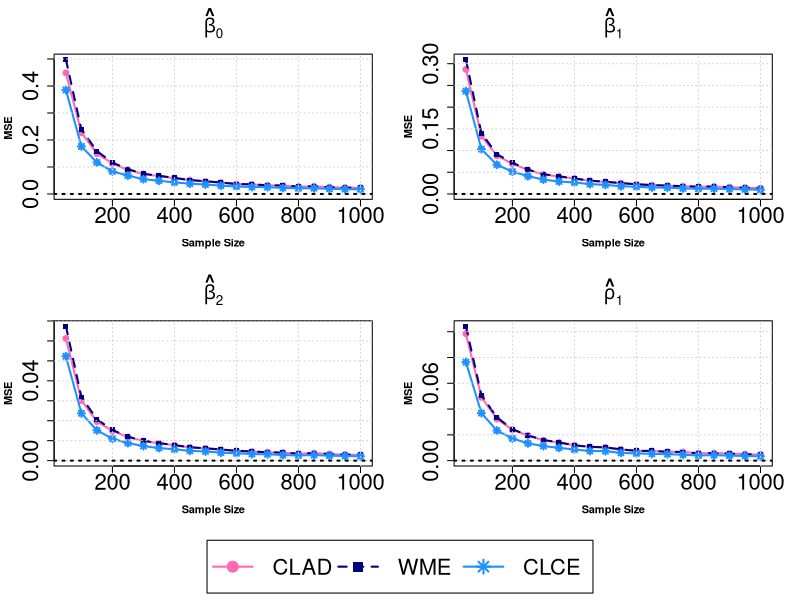
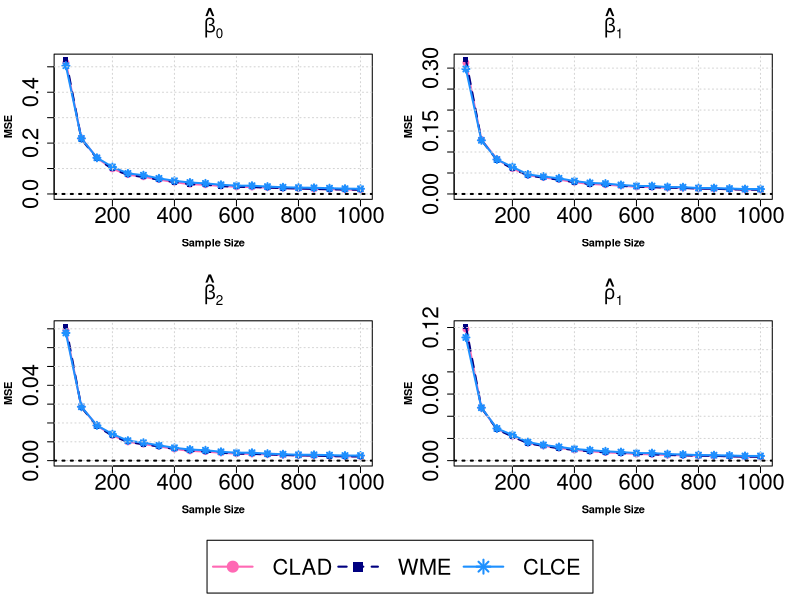
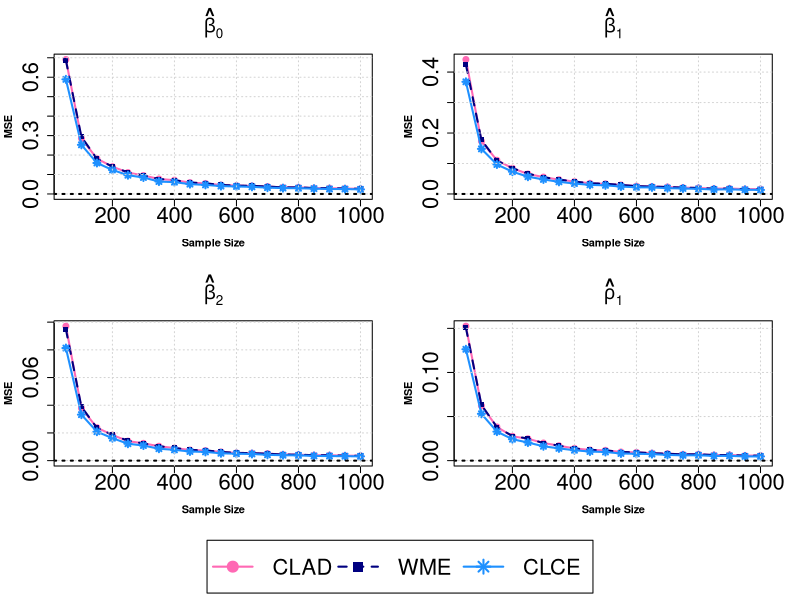
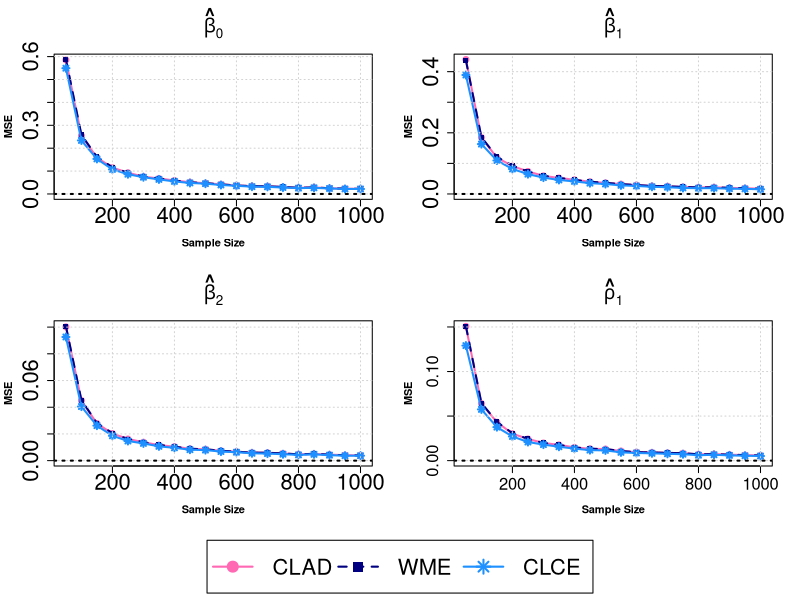

Generate these figures, in order, with R:
##### Plot for paper-1 for MSE in case of N(0,1)
####parameter for beta{1}
s_size<-seq(50,1000,50)

MSE_CL1N<-c(0.4485 ,  0.2270  , 0.1497  , 0.1125  , 0.0895 ,  0.0737, 0.0664 ,  0.0583  , 0.0510  ,  0.0461  ,  
            0.0421  ,  0.0366,  0.0354  ,  0.0318  ,  0.0308  ,  0.0270  ,  0.0286  ,  0.0250,  0.0233 ,  0.0229)

MSE_WM1N<-c(0.4981 ,  0.2386 ,  0.1587  , 0.1163  , 0.0918  , 0.0747,  0.0675 ,  0.0595 ,  0.0517  ,  0.0471  ,  
            0.0425  ,  0.0369,  0.0356  ,  0.0323  ,  0.0312  ,  0.0272  ,  0.0288  ,  0.0251, 0.0233 , 0.0231)

MSE_LC1N<-c(0.3854 ,  0.1761 ,  0.1168 ,  0.0835 ,  0.0681 ,  0.0546 , 0.0490 ,  0.0427 ,  0.0383  ,  0.0350 , 
            0.0307  ,  0.0279 ,  0.0258 ,  0.0253  ,  0.0223  ,  0.0211  ,  0.0211  ,  0.0193,  0.0178 ,0.0174)

####parameter for beta{2}


MSE_CL2N<-c( 0.2869,   0.1334  , 0.0879  , 0.0697 ,  0.0553  , 0.0451, 0.0400 ,  0.0355 ,  0.0303  ,  0.0278  , 
             0.0248  ,  0.0223,  0.0204  ,  0.0190  ,  0.0178   , 0.0165  ,  0.0172  ,  0.0156,  0.0144 , 0.0134)

MSE_WM2N<-c(0.3097 ,  0.1401  , 0.0914  , 0.0719 ,  0.0561 ,  0.0457, 0.0406 ,  0.0358  , 0.0306  ,  0.0282  ,  0.0251   , 
            0.0223,  0.0205  ,  0.0192  ,  0.0180  ,  0.0166  ,  0.0172  ,  0.0156, 0.0143 , 0.0134)

MSE_LC2N<-c(0.2368 ,  0.1033 ,  0.0672 ,  0.0515 ,  0.0410 ,  0.0332 , 0.0287 ,  0.0265 ,  0.0227  ,  0.0209 , 
            0.0178  ,  0.0166 ,  0.0150 ,   0.0144  ,  0.0128 ,   0.0121  ,  0.0123  ,  0.0113,  0.0105 , 0.0097)

####parameter for beta{3}

MSE_CL3N<-c(0.0612,   0.0302 ,   0.0196 ,  0.0149 ,  0.0118 ,  0.0098, 0.0087 ,  0.0077 ,  0.0066 ,   0.0061  , 
            0.0055  ,  0.0049,    0.0045  ,  0.0042   , 0.0040  ,  0.0035   , 0.0038   , 0.0033,  0.0030,  0.0029)

MSE_WM3N<-c(0.0674 ,  0.0319  , 0.0207 ,  0.0154  , 0.0120 ,  0.0100, 0.0088 ,  0.0078  , 0.0067  ,  0.0062  , 
            0.0056   , 0.0049,  0.0046 ,   0.0042  ,  0.0040   , 0.0035   , 0.0038 ,   0.0033,  0.0030 , 0.0030)

MSE_LC3N<-c(0.0523 ,  0.0237 ,  0.0152 ,  0.0110 ,  0.0088 ,  0.0073 , 0.0063 ,  0.0057 ,  0.0049  ,  0.0046 , 
            0.0040  ,  0.0037 ,  0.0033 ,   0.0032  ,  0.0028 ,   0.0026  ,  0.0028  , 0.0025 ,  0.0023 , 0.0022)

####parameter for rho[1]

MSE_CLRHON<-c(0.0985,   0.0492  , 0.0324  , 0.0239 ,  0.0195  , 0.0158, 0.0140 ,  0.0118 ,  0.0107  ,  0.0102  ,
              0.0087 ,   0.0076,   0.0075  ,  0.0069  ,  0.0067  ,  0.0057  ,  0.0059 ,   0.0055, 0.0050 , 0.0047)

MSE_WMRHON<-c(0.1043 ,  0.0508 ,  0.0335  , 0.0244  , 0.0196  , 0.0160,  0.0142 ,  0.0119 ,  0.0107  ,  0.0103  , 
              0.0087 ,   0.0076,  0.0075 ,   0.0069 ,   0.0067  ,  0.0057  ,  0.0059  ,  0.0055, 0.0050 , 0.0047)

MSE_LCRHON<-c(0.0764 ,  0.0369 ,  0.0233 ,  0.0172 ,  0.0134 ,  0.0113 , 0.0099 ,  0.0086 ,  0.0075  ,  0.0074  ,
              0.0060 ,   0.0056, 0.0053 ,   0.0050  ,  0.0046 ,   0.0040  ,  0.0043  ,  0.0039, 0.0036 , 0.0034)

##### Plot for paper-1 for MSE in case of laplace
####parameter for beta 1

MSE_CL1L<-c(0.5169,   0.2187 ,  0.1419,   0.0989,   0.0759 ,  0.0677, 0.0567 ,  0.0465 ,  0.0385  ,  0.0363 , 
            0.0314  ,  0.0281, 0.0274  ,  0.0251  ,  0.0229 ,   0.0218 ,   0.0197 ,   0.0186, 0.0175,  0.0165)

MSE_WM1L<-c( 0.5287,   0.2153,   0.1398,   0.0982 ,  0.0751,   0.0668, 0.0559 ,  0.0465 ,  0.0384 ,   0.0362 , 
             0.0312 ,   0.0279,  0.0274 ,   0.0251  ,  0.0229 ,   0.0216 ,   0.0197 ,   0.0184, 0.0174,  0.0165 )

MSE_LC1L<-c(0.5044,  0.2185,   0.1422 ,  0.1062 ,  0.0808 ,  0.0736, 0.0613,   0.0517,   0.0450, 
            0.0415 ,   0.0362 ,   0.0326, 0.0325,    0.0289 ,   0.0264,    0.0250,    0.0242,    0.0226, 0.0208, 0.0204)


####parameter for beta 2

MSE_CL2L<-c(0.3128 ,  0.1295 ,  0.0829 ,  0.0606 ,  0.0446 ,  0.0394, 0.0346 ,  0.0280,   0.0239 ,   0.0221 , 
            0.0197 ,   0.0171, 0.0164 ,   0.0148 ,   0.0145,    0.0129,    0.0124 ,   0.0114,  0.0104,  0.0103)

MSE_WM2L<-c(0.3205  , 0.1283 ,  0.0808  , 0.0603  , 0.0442  , 0.0388,  0.0340 ,  0.0279,   0.0236 ,   0.0221 , 
            0.0195 ,   0.0170,  0.0164,    0.0149,    0.0145,    0.0128,    0.0124,    0.0113,  0.0103,  0.0102)

MSE_LC2L<-c(0.2979,   0.1279,   0.0822,   0.0643,   0.0465,   0.0415, 0.0373,   0.0307,   0.0263,    0.0248 , 
            0.0215 ,   0.0190,  0.0189,    0.0166 ,   0.0161,    0.0142,    0.0140,    0.0129,  0.0117,  0.0117)

####parameter for beta 3

MSE_CL3L<-c( 0.0692 ,  0.0285 ,  0.0186 ,  0.0134 ,  0.0100 ,  0.0088, 0.0076 ,  0.0062 ,  0.0052,    0.0048, 
             0.0042 ,   0.0037, 0.0036 ,   0.0033 ,   0.0030 ,   0.0028 ,   0.0027 ,   0.0024,  0.0023,  0.0022)

MSE_WM3L<-c( 0.0714 ,  0.0283 ,  0.0183  , 0.0132 ,  0.0099,   0.0087, 0.0075,   0.0062,   0.0052 ,   0.0048,  
             0.0042 ,   0.0037, 0.0036,    0.0033,    0.0030,    0.0028 ,   0.0027,    0.0024,  0.0023,  0.0022)

MSE_LC3L<-c(0.0678 ,  0.0286 ,  0.0187 ,  0.0141 ,  0.0106 ,  0.0095, 0.0081,   0.0068,   0.0059,    0.0055,  
            0.0047 ,   0.0042, 0.0042 ,   0.0037,    0.0034 ,   0.0031,    0.0031,    0.0029,  0.0027 , 0.0027 )

####parameter for rho[1]

MSE_CLRHOL<-c(0.1186 ,  0.0476 ,  0.0286 ,  0.0220 ,  0.0159 ,  0.0134, 0.0114 ,  0.0097 ,  0.0085,    0.0074,  
              0.0069 ,   0.0060,  0.0057 ,   0.0051 ,   0.0048,    0.0044,    0.0044 ,   0.0039, 0.0036,  0.0036)

MSE_WMRHOL<-c(0.1212  , 0.0476  , 0.0282  , 0.0217 ,  0.0157 ,  0.0132, 0.0112,   0.0096,   0.0084,    0.0074 ,  
              0.0068,    0.0060, 0.0057,    0.0051,    0.0048 ,   0.0044,    0.0043,    0.0039,  0.0036, 0.0035)

MSE_LCRHOL<-c(0.1110,   0.0477,   0.0290 ,  0.0231,   0.0167,   0.0141,  0.0123,   0.0105,   0.0094,    0.0084,  
              0.0077,    0.0068,  0.0068,    0.0059 ,   0.0055  ,  0.0050  ,  0.0049 ,   0.0046,  0.0042,  0.0042)

##### Plot for paper-1 for MSE in case of t_{3}

##parameter beta1

MSE_CL1T<-c(0.6911,   0.2860,   0.1815,   0.1403,   0.1099,   0.0949,  0.0769,   0.0710,   0.0586,    0.0542,  
            0.0461,    0.0431,0.0415,    0.0385,    0.0337,    0.0340,    0.0302,    0.0296,   0.0281,  0.0264)

MSE_WM1T<-c(0.6870,   0.2937,   0.1811,   0.1404,   0.1112,   0.0952, 0.0770,   0.0710,   0.0587,    0.0548,  
            0.0465,    0.0430, 0.0415,    0.0383,    0.0335,    0.0341,    0.0301,    0.0296, 0.0282,  0.0264)

MSE_LC1T<-c(0.5891,   0.2525,   0.1592,   0.1235,   0.0964,   0.0846, 0.0638,   0.0608,   0.0505 ,   0.0467 , 
            0.0404,    0.0386,  0.0366,    0.0326,    0.0302 ,   0.0296,    0.0274 ,   0.0255,  0.0251,  0.0237)

##parameter beta2


MSE_CL2T<-c(0.4413,   0.1732,   0.1107,   0.0844,   0.0656,   0.0554,   0.0470,   0.0408,   0.0350,    0.0334, 
            0.0296,    0.0257,  0.0243,    0.0229,    0.0209,    0.0197,    0.0175,    0.0180, 0.0159,  0.0158)

MSE_WM2T<-c(0.4245,   0.1774,   0.1096,   0.0846,   0.0667,   0.0550, 0.0472,   0.0408,   0.0350,    0.0335, 
            0.0296,    0.0257, 0.0242,    0.0228,    0.0209,    0.0196,    0.0174,    0.0179,  0.0158,  0.0158)

MSE_LC2T<-c( 0.3681,   0.1480,   0.0967,   0.0730,   0.0566,   0.0477,  0.0398,   0.0343 ,  0.0298,  
             0.0284,    0.0243,    0.0219,   0.0215,    0.0191,    0.0180,    0.0167,    0.0148,    0.0152, 0.0138,  0.0133)

##parameter beta3


MSE_CL3T<-c(0.0971,   0.0379,   0.0238,   0.0185,   0.0141,   0.0125, 0.0104,   0.0091,   0.0077,    0.0073, 
            0.0063,    0.0056,    0.0054,    0.0051,    0.0044 ,   0.0043 ,   0.0039 ,   0.0039,  0.0036,  0.0035)

MSE_WM3T<-c(0.0948,   0.0389,   0.0237,  0.0186,   0.0144,   0.0124, 0.0104,   0.0092,   0.0077,    0.0074,   
            0.0063,    0.0056,   0.0054,    0.0050,    0.0044,    0.0043 ,   0.0039,    0.0039,   0.0036,  0.0035)

MSE_LC3T<-c( 0.0813,   0.0332,   0.0209,   0.0162,   0.0122,   0.0109,  0.0086,   0.0078,   0.0066,    0.0063 ,
             0.0053,    0.0050,   0.0048,    0.0042,    0.0039,    0.0038,    0.0034,    0.0033,  0.0032,  0.0031)

##parameter rho[1]

MSE_CLRHOT<-c(0.1525,   0.0623,   0.0382,   0.0276,   0.0248,   0.0200,  0.0169,   0.0139,   0.0121,    0.0117,  
              0.0098,    0.0094, 0.0085,    0.0079,    0.0071 ,   0.0072 ,   0.0063 ,   0.0064,  0.0057,  0.0057)

MSE_WMRHOT<-c(0.1507,   0.0632,   0.0381,   0.0279,   0.0251,   0.0199,  0.0170,   0.0139,   0.0121,    0.0117, 
              0.0098,    0.0094, 0.0084,    0.0078,    0.0071,    0.0072,    0.0063,    0.0063,  0.0057,  0.0056)

MSE_LCRHOT<-c(0.1263,   0.0531,   0.0329,   0.0243,   0.0205,   0.0163, 0.0139,   0.0118,   0.0103,    0.0098, 
              0.0081,    0.0078,   0.0074,    0.0065,    0.0060,    0.0061,    0.0053,    0.0054, 0.0048 ,0.0048 )

##### Plot for paper-1 for MSE in case of hetrocedastic error

##parameter beta1

MSE_CL1H<-c(0.5856,   0.2550 ,  0.1586 ,  0.1150,   0.0927,   0.0756,  0.0676,   0.0590,   0.0512,    0.0470, 
            0.0422,   0.0371,   0.0342 ,   0.0334,    0.0305 ,   0.0269,    0.0286 ,   0.0250, 0.0234 , 0.0223)

MSE_WM1H<-c(0.5874,   0.2583,   0.1621,   0.1169 ,  0.0923 ,  0.0761,  0.0682,   0.0588,   0.0511,    0.0473 ,  
            0.0421,    0.0369, 0.0343,    0.0333,    0.0307,    0.0269 ,   0.0287,    0.0249,  0.0233,  0.0223)

MSE_LC1H<-c(0.5494,   0.2338 ,  0.1531 ,  0.1072 ,  0.0863 ,  0.0732, 0.0636,   0.0548 ,  0.0481 ,   0.0451 ,  
            0.0392 ,   0.0356, 0.0320,    0.0312 ,   0.0282,    0.0256,    0.0268 ,   0.0240,  0.0219 , 0.0218)

##parameter beta2

MSE_CL2H<-c(0.4398,   0.1846,   0.1187,   0.0912,   0.0737,   0.0592,  0.0523,   0.0464,   0.0400,    0.0364,  
            0.0323,    0.0291,  0.0260 ,   0.0252,    0.0230,    0.0215,    0.0219,    0.0199, 0.0189,  0.0172)

MSE_WM2H<-c( 0.4368,   0.1857,   0.1213 ,  0.0929,   0.0734,   0.0596,  0.0527,   0.0461,   0.0400,    0.0364, 
             0.0323,    0.0292,  0.0261,    0.0250 ,   0.0230,    0.0214,    0.0219,    0.0200,  0.0188,  0.0172)

MSE_LC2H<-c(0.3891,   0.1632 ,  0.1095  , 0.0817 ,  0.0649  , 0.0536, 0.0458 ,  0.0411 ,  0.0354  ,  0.0326 , 
            0.0281  ,  0.0262, 0.0235,    0.0221,    0.0197,    0.0189,    0.0190 ,   0.0174,   0.0166,  0.0154)

##parameter beta3

MSE_CL3H<-c(0.1002,   0.0450,   0.0278,   0.0203,   0.0162,   0.0138, 0.0116,   0.0105,   0.0089,    0.0085,  
            0.0074 ,   0.0067, 0.0060 ,   0.0059,    0.0054 ,   0.0047,    0.0051,    0.0045, 0.0041 , 0.0039)

MSE_WM3H<-c( 0.1007,   0.0453,   0.0282,   0.0206,   0.0162 ,  0.0139,  0.0118,   0.0105,   0.0089,    0.0085, 
             0.0074 ,   0.0067,  0.0060 ,   0.0059 ,   0.0054 ,   0.0047 ,   0.0051,   0.0045,   0.0040 , 0.0039)

MSE_LC3H<-c( 0.0926,   0.0405 ,  0.0262 ,  0.0186 ,  0.0147 ,  0.0129,    0.0107 ,  0.0096,   0.0082,    0.0079 , 
             0.0068 ,   0.0063,  0.0055 ,   0.0053 ,   0.0048  ,  0.0043 ,   0.0047 ,   0.0041, 0.0037 ,0.0037)

##parameter rho[1]

MSE_CLRHOH<-c(0.1507,   0.0641,   0.0431,   0.0302,   0.0243,   0.0198, 0.0177,   0.0149,   0.0133,    0.0130,  
              0.0108,    0.0095, 0.0092 ,   0.0087 ,   0.0083 ,   0.0071,    0.0073 ,   0.0067, 0.0062,  0.0058)

MSE_WMRHOH<-c(0.1509,   0.0646,   0.0435,   0.0308,   0.0244,   0.0199,   0.0177,   0.0149,   0.0133,    0.0130,  
              0.0108,    0.0095, 0.0092  ,  0.0087 ,   0.0083,    0.0071,    0.0073,    0.0067,  0.0062, 0.0058)

MSE_LCRHOH<-c(0.1291,   0.0575 ,  0.0376 ,  0.0271  , 0.0209  , 0.0180,  0.0156,   0.0135  , 0.0118  ,  0.0115  ,
                0.0093 ,   0.0086, 0.0082 ,   0.0077 ,   0.0072,    0.0061 ,   0.0066 ,   0.0059,  0.0055 , 0.0052)



#### ploting

# Set the desired folder path
folder_path <- "C:/Users/Math 564 Cabin 1/Downloads/"  # Replace with your actual folder path

# Create the full file path for the PDF
pdf_file <- file.path(folder_path, "N(0,1).pdf")

# Open the PDF device
pdf(pdf_file, width = 8, height = 10)

# Define layout: 4 plots in a 2x2 grid with an additional row for the legend
layout(matrix(c(1, 2,3, 4,5, 5), nrow = 3, byrow = TRUE), heights = c(4, 4, 1))

##################plot for N(0,1)
# Plot 1
par(cex.axis = 2, cex.lab = 1)
plot(s_size, MSE_CL1N,type = "o", pch=19,lty=1,lwd = 2 ,col= "hotpink"  , xlab = expression(bold("Sample Size")), ylim=c(0,max(0.4485, 0.4981, 0.3854))  ,ylab = expression(bold("MSE ")),font.lab=2)
lines(s_size, MSE_WM1N, col= "navyblue" ,type="o",pch=15,lty=2,lwd = 2)
lines(s_size, MSE_LC1N, col=  "dodgerblue",type="o",pch=8,lty=1,lwd = 2)
grid()
abline(h = 0, col = "black", lty = 3, lwd = 2)

# Add the "beta[1]" text annotation above 
mtext(expression(bold(hat(beta)[0])), side = 3, line = 1, cex = 1.15, font = 2)

# Plot 2
par(cex.axis = 2, cex.lab = 1)
plot(s_size, MSE_CL2N,type = "o", pch=19,lty=1,lwd = 2, ,col= "hotpink"  , xlab = expression(bold("Sample Size")), ylim=c(0,max(0.2869, 0.3097, 0.2368)) ,ylab = expression(bold("MSE")),font.lab=2)
lines(s_size, MSE_WM2N, col= "navyblue" ,type="o",pch=15,lty=2,lwd = 2)
lines(s_size, MSE_LC2N, col=  "dodgerblue",type="o",pch=8,lty=1,lwd = 2)
grid()
abline(h = 0, col = "black", lty = 3, lwd = 2)

# Add the "beta[2]" text annotation above 
mtext(expression(bold(hat(beta)[1])), side = 3, line = 1, cex = 1.15, font = 2)

# Plot 3
par(cex.axis = 2, cex.lab = 1)
plot(s_size, MSE_CL3N,type = "o", pch=19,lty=1,lwd = 2, ,col= "hotpink"  , xlab = expression(bold("Sample Size")), ylim=c(0,max(0.0612, 0.0674, 0.0523)) ,ylab = expression(bold("MSE")),font.lab=2)
lines(s_size, MSE_WM3N, col= "navyblue" ,type="o",pch=15,lty=2,lwd = 2)
lines(s_size, MSE_LC3N, col=  "dodgerblue",type="o",pch=8,lty=1,lwd = 2)
grid()
abline(h = 0, col = "black", lty = 3, lwd = 2)

# Add the "beta[3]" text annotation above 
mtext(expression(bold(hat(beta)[2])), side = 3, line = 1, cex = 1.15, font = 2)

# Plot 4
par(cex.axis = 2, cex.lab = 1)
plot(s_size, MSE_CLRHON,type = "o", pch=19,lty=1,lwd = 2, ,col= "hotpink"  , xlab = expression(bold("Sample Size")), ylim=c(0,max(0.0985, 0.1043, 0.0764)),ylab = expression(bold("MSE")),font.lab=2)
lines(s_size, MSE_WMRHON, col= "navyblue" ,type="o",pch=15,lty=2,lwd = 2)
lines(s_size, MSE_LCRHON, col=  "dodgerblue",type="o",pch=8,lty=1,lwd = 2)
grid()
abline(h = 0, col = "black", lty = 3, lwd = 2)

# Add the "rho" text annotation above 
mtext(expression(bold(hat(rho)[1])), side = 3, line = 1, cex = 1.15, font = 2)

# Add main title for the first row
#mtext("N(0,1)", side = 3, outer = TRUE,line = -2, cex = 1.3, font = 2)

# Combined Legend (centered)
par(mar = c(0, 0, 0, 0))
plot.new()
legend("center", legend = c("CLAD", "WME", "CLCE"),
       col = c("hotpink", "navyblue", "dodgerblue"), 
       lty = c(1, 2, 1), lwd = c(2, 2, 2), pch = c(19, 15, 8), 
       cex = 2.0, horiz = TRUE)

# Close the PDF device
dev.off()

##### Laplace distribution
# Set the desired folder path
folder_path <- "C:/Users/Math 564 Cabin 1/Downloads/"  # Replace with your actual folder path

# Create the full file path for the PDF
pdf_file <- file.path(folder_path, "DE(0,1).pdf")

# Open the PDF device
pdf(pdf_file, width = 8, height = 10)

# Define layout: 4 plots in a 2x2 grid with an additional row for the legend
layout(matrix(c(1, 2,3, 4,5, 5), nrow = 3, byrow = TRUE), heights = c(4, 4, 1))


##################plot for DE(0,1)
par(cex.axis = 2, cex.lab = 1)
plot(s_size, MSE_CL1L,type = "o", pch=19,lty=1,lwd = 2, ,col= "hotpink"  , xlab = expression(bold("Sample Size")), ylim=c(0,max(0.5169,  0.5287, 0.5044)),ylab = expression(bold("MSE")),font.lab =2)
lines(s_size, MSE_WM1L, col= "navyblue" ,type="o",pch=15,lty=2,lwd = 2)
lines(s_size, MSE_LC1L, col=  "dodgerblue",type="o",pch=8,lty=1,lwd = 2)
grid()
abline(h = 0, col = "black", lty = 3, lwd = 2)

# Add the "beta[1]" text annotation above 
mtext(expression(bold(hat(beta)[0])), side = 3, line = 1, cex = 1.15, font = 2)

# Plot 2
par(cex.axis = 2, cex.lab = 1)
plot(s_size, MSE_CL2L,type = "o", pch=19,lty=1,lwd = 2, ,col= "hotpink"  ,xlab = expression(bold("Sample Size")), ylim=c(0,max(0.3128,  0.3205, 0.2979)) ,ylab = expression(bold("MSE")),font.lab=2)
lines(s_size, MSE_WM2L, col= "navyblue" ,type="o",pch=15,lty=2,lwd = 2)
lines(s_size, MSE_LC2L, col=  "dodgerblue",type="o",pch=8,lty=1,lwd = 2)
grid()
abline(h = 0, col = "black", lty = 3, lwd = 2)

# Add the "beta[2]" text annotation above 
mtext(expression(bold(hat(beta)[1])), side = 3, line = 1, cex = 1.15, font = 2)

# Plot 3
par(cex.axis = 2, cex.lab = 1)
plot(s_size, MSE_CL3L,type = "o", pch=19,lty=1,lwd = 2, ,col= "hotpink"  ,xlab = expression(bold("Sample Size")), ylim=c(0,max(0.0692,  0.0714, 0.0678)) ,ylab = expression(bold("MSE")),font.lab=2)
lines(s_size, MSE_WM3L, col= "navyblue" ,type="o",pch=15,lty=2,lwd = 2)
lines(s_size, MSE_LC3L, col=  "dodgerblue",type="o",pch=8,lty=1,lwd = 2)
grid()
abline(h = 0, col = "black", lty = 3, lwd = 2)

# Add the "beta[3]" text annotation above 
mtext(expression(bold(hat(beta)[2])), side = 3, line = 1, cex = 1.15, font = 2)

# Plot 4
par(cex.axis = 2, cex.lab = 1)
plot(s_size, MSE_CLRHOL,type = "o", pch=19,lty=1,lwd = 2, ,col= "hotpink"  , xlab = expression(bold("Sample Size")), ylim=c(0,max(0.1186,  0.1212, 0.1110)) ,ylab = expression(bold("MSE")),font.lab=2)
lines(s_size, MSE_WMRHOL, col= "navyblue" ,type="o",pch=15,lty=2,lwd = 2)
lines(s_size, MSE_LCRHOL, col=  "dodgerblue",type="o",pch=8,lty=1,lwd = 2)
grid()
abline(h = 0, col = "black", lty = 3, lwd = 2)

# Add the "rho" text annotation above 
mtext(expression(bold(hat(rho)[1])), side = 3, line = 1, cex = 1.15, font = 2)


# Add main title for the first row
#mtext("DE(0,1)", side = 3, outer = TRUE, line = -2, cex = 1.3, font = 2)

# Combined Legend (centered)
par(mar = c(0, 0, 0, 0))
plot.new()
legend("center", legend = c("CLAD", "WME", "CLCE"),
       col = c("hotpink", "navyblue", "dodgerblue"), 
       lty = c(1, 2, 1), lwd = c(2, 2, 2), pch = c(19, 15, 8), 
       cex = 2.0, horiz = TRUE)

# Close the PDF device
dev.off()

##################plot for t_{3}
# Set the desired folder path
folder_path <- "C:/Users/Math 564 Cabin 1/Downloads/"  # Replace with your actual folder path

# Create the full file path for the PDF
pdf_file <- file.path(folder_path, "t_{3}.pdf")

# Open the PDF device
pdf(pdf_file, width = 8, height = 10)

# Define layout: 4 plots in a 2x2 grid with an additional row for the legend
layout(matrix(c(1, 2,3, 4,5, 5), nrow = 3, byrow = TRUE), heights = c(4, 4, 1))

par(cex.axis = 2, cex.lab = 1)
plot(s_size, MSE_CL1T,type = "o", pch=19,lty=1,lwd = 2, ,col= "hotpink"  , xlab = expression(bold("Sample Size")), ylim=c(0,max(0.6911, 0.6870, 0.5891)) ,ylab = expression(bold("MSE")),font.lab=2)
lines(s_size, MSE_WM1T, col= "navyblue" ,type="o",pch=15,lty=2,lwd = 2)
lines(s_size, MSE_LC1T, col=  "dodgerblue",type="o",pch=8,lty=1,lwd = 2)
grid()
abline(h = 0, col = "black", lty = 3, lwd = 2)

# Add the "beta[1]" text annotation above 
mtext(expression(bold(hat(beta)[0])), side = 3, line = 1, cex = 1.15, font = 2)


# Plot 2
par(cex.axis = 2, cex.lab = 1)
plot(s_size, MSE_CL2T,type = "o", pch=19,lty=1,lwd = 2 ,col= "hotpink"  , xlab = expression(bold("Sample Size")), ylim=c(0,max(0.4413, 0.4245, 0.3681)),ylab = expression(bold("MSE")),font.lab=2)
lines(s_size, MSE_WM2T, col= "navyblue" ,type="o",pch=15,lty=2,lwd = 2)
lines(s_size, MSE_LC2T, col=  "dodgerblue",type="o",pch=8,lty=1,lwd = 2)
grid()
abline(h = 0, col = "black", lty = 3, lwd = 2)

# Add the "beta[2]" text annotation above 
mtext(expression(bold(hat(beta)[1])), side = 3, line = 1, cex = 1.15, font = 2)


# Plot 3
par(cex.axis = 2, cex.lab = 1)
plot(s_size, MSE_CL3T,type = "o", pch=19,lty=1,lwd = 2 ,col= "hotpink"  , xlab = expression(bold("Sample Size")), ylim=c(0,max(0.0971, 0.0948, 0.0813))         
     ,ylab = expression(bold("MSE")),font.lab=2)
lines(s_size, MSE_WM3T, col= "navyblue" ,type="o",pch=15,lty=2,lwd = 2)
lines(s_size, MSE_LC3T, col=  "dodgerblue",type="o",pch=8,lty=1,lwd = 2)
grid()
abline(h = 0, col = "black", lty = 3, lwd = 2)

# Add the "beta[3]" text annotation above 
mtext(expression(bold(hat(beta)[2])), side = 3, line = 1, cex = 1.15, font = 2)


# Plot 4
par(cex.axis = 2, cex.lab = 1)
plot(s_size, MSE_CLRHOT,type = "o", pch=19,lty=1,lwd = 2 ,col= "hotpink"  ,xlab = expression(bold("Sample Size")), ylim=c(0,max(0.1525, 0.1507, 0.1263)),ylab = expression(bold("MSE")),font.lab=2)
lines(s_size, MSE_WMRHOT, col= "navyblue" ,type="o",pch=15,lty=2,lwd = 2)
lines(s_size, MSE_LCRHOT, col=  "dodgerblue",type="o",pch=8,lty=1,lwd = 2)
grid()
abline(h = 0, col = "black", lty = 3, lwd = 2)

# Add the "rho" text annotation above 
mtext(expression(bold(hat(rho)[1])), side = 3, line = 1, cex = 1.15, font = 2)


# Add main title for the first row
 #mtext(expression(t[3]), side = 3, outer = TRUE, line = -2, cex = 1.3, font = 2)

# Combined Legend (centered)
par(mar = c(0, 0, 0, 0))
plot.new()
legend("center", legend = c("CLAD", "WME", "CLCE"),
       col = c("hotpink", "navyblue", "dodgerblue"), 
       lty = c(1, 2, 1), lwd = c(2, 2, 2), pch = c(19, 15, 8), 
       cex = 2.0, horiz = TRUE)

# Close the PDF device
dev.off()



##################plot for Hetrocedastic error

# Set the desired folder path
folder_path <- "C:/Users/Math 564 Cabin 1/Downloads/"  # Replace with your actual folder path

# Create the full file path for the PDF
pdf_file <- file.path(folder_path, "het_.pdf")

# Open the PDF device
pdf(pdf_file, width = 8, height = 10)

# Define layout: 4 plots in a 2x2 grid with an additional row for the legend
layout(matrix(c(1, 2,3, 4,5, 5), nrow = 3, byrow = TRUE), heights = c(4, 4, 1))


par(cex.axis = 2, cex.lab = 1)
plot(s_size, MSE_CL1H,type = "o", pch=19,lty=1,lwd = 2 ,col= "hotpink"  , xlab = expression(bold("Sample Size")), ylim=c(0,max(0.5856, 0.5874, 0.5494))
     ,ylab = expression(bold("MSE")),font.lab=2)
lines(s_size, MSE_WM1H, col= "navyblue" ,type="o",pch=15,lty=2,lwd = 2)
lines(s_size, MSE_LC1H, col=  "dodgerblue",type="o",pch=8,lty=1,lwd = 2)
grid()
abline(h = 0, col = "black", lty = 3, lwd = 2)

# Add the "beta[1]" text annotation above 
mtext(expression(bold(hat(beta)[0])), side = 3, line = 1, cex = 1.15, font = 2)



# Plot 2
par(cex.axis = 2, cex.lab = 1)
plot(s_size, MSE_CL2H,type = "o", pch=19,lty=1,lwd = 2 ,col= "hotpink"  , xlab = expression(bold("Sample Size")), ylim=c(0,max(0.4398, 0.4368, 0.3891))
     ,ylab = expression(bold("MSE")),font.lab=2)
lines(s_size, MSE_WM2H, col= "navyblue" ,type="o",pch=15,lty=2,lwd = 2)
lines(s_size, MSE_LC2H, col=  "dodgerblue",type="o",pch=8,lty=1,lwd = 2)
grid()
abline(h = 0, col = "black", lty = 3, lwd = 2)
# Add the "beta[2]" text annotation above 
mtext(expression(bold(hat(beta)[1])), side = 3, line = 1, cex = 1.15, font = 2)


# Plot 3
par(cex.axis = 2, cex.lab = 1)
plot(s_size, MSE_CL3H,type = "o", pch=19,lty=1,lwd = 2 ,col= "hotpink"  , xlab = expression(bold("Sample Size")), ylim=c(0,max(0.1002, 0.1007, 0.0926))
     ,ylab = expression(bold("MSE")),font.lab=2)
lines(s_size, MSE_WM3H, col= "navyblue" ,type="o",pch=15,lty=2,lwd = 2)
lines(s_size, MSE_LC3H, col=  "dodgerblue",type="o",pch=8,lty=1,lwd = 2)
grid()
abline(h = 0, col = "black", lty = 3, lwd = 2)

# Add the "beta[3]" text annotation above 
mtext(expression(bold(hat(beta)[2])), side = 3, line = 1, cex = 1.15, font = 2)


# Plot 4
par(cex.axis = 1.5, cex.lab = 1)
plot(s_size, MSE_CLRHOH,type = "o", pch=19,lty=1,lwd = 2, ,col= "hotpink"  , xlab = expression(bold("Sample Size")), ylim=c(0,max(0.1507, 0.1509, 0.1291))
     ,ylab = expression(bold("MSE")),font.lab=2)
lines(s_size, MSE_WMRHOH, col= "navyblue" ,type="o",pch=15,lty=2,lwd = 2)
lines(s_size, MSE_LCRHOH, col=  "dodgerblue",type="o",pch=8,lty=1,lwd = 2)
grid()
abline(h = 0, col = "black", lty = 3, lwd = 2)

# Add the "rho" text annotation above 
mtext(expression(bold(hat(rho)[1])), side = 3, line = 1, cex = 1.15, font = 2)


# Add main title for the first row
#mtext( expression(bold(N(0, sigma[x[i]]^2)) * ", " * 
  #bold(sigma[x[i]]^2 == (0.5 * (x[1] + x[2]))^2)), side = 3, outer = TRUE, line = -3, cex = 1.3, font = 2)


# Combined Legend
par(mar = c(0, 0, 0, 0))  # Set margins to zero for the legend plot
plot.new()  # Initialize a blank plot for the legend
legend("center", legend = c("CLAD", "WME", "CLCE"),
       col = c("hotpink", "navyblue", "dodgerblue"), lty = c(1, 2, 1),lwd = c(2,2,2),pch = c(19, 15, 8), cex =
         2.0, horiz = TRUE)

# Close the PDF device
dev.off()
